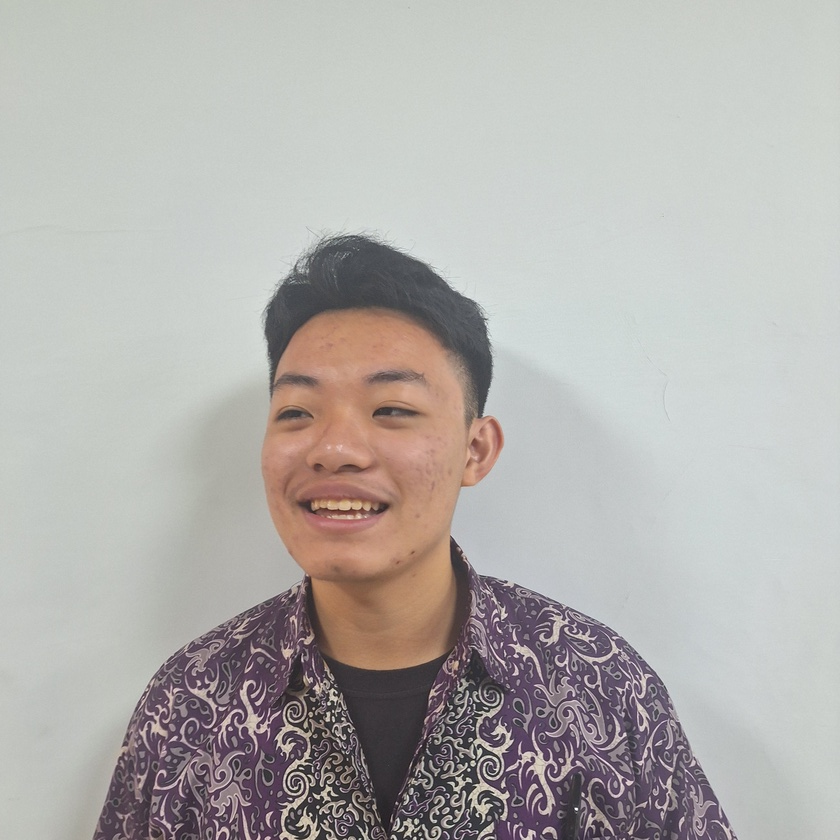
#> input picture Dataset/Foto Terpisah/David/20241119_110042.jpg, 840 x 840 px, shrunk from 3056 x 3056 before the run; its folder holds only this picture in this run
$ jupyter execute Dapid.ipynb
#> lines starting #> are read from the running program, lines starting #| are printed output that depends on the picture
[cell 1]
import os
import cv2
import numpy as np
import glob
from os import listdir,makedirs
from os.path import isfile,join

[cell 2]
input_folder = r'C:\Users\david\OneDrive\Dokumen\1. Folder Pribadi\Kuliah\Semester 5\PENGMOD\Pengmod\Face-Recognition-NN\Dataset\Foto Terpisah\David'
output_folder = r'C:\Users\david\OneDrive\Dokumen\1. Folder Pribadi\Kuliah\Semester 5\PENGMOD\Pengmod\Face-Recognition-NN\Dataset\Grey_Photo\David'

for i in range(12):
    # Pastikan output_folder ada
    os.makedirs(output_folder, exist_ok=True)

    # Menelusuri semua folder dan subfolder
    for root, dirs, files in os.walk(input_folder):
        for file in files:
            if file.lower().endswith(('.jpg', '.jpeg', '.png')):
                try:
                    img_path = os.path.join(root, file)
                    img = cv2.imread(img_path)  # Menggunakan img_path untuk membaca gambar
#> img is the input picture: shape (840, 840, 3); mean B, G, R 173.4, 176.1, 178.8
                    gray = cv2.cvtColor(img, cv2.COLOR_BGR2GRAY)
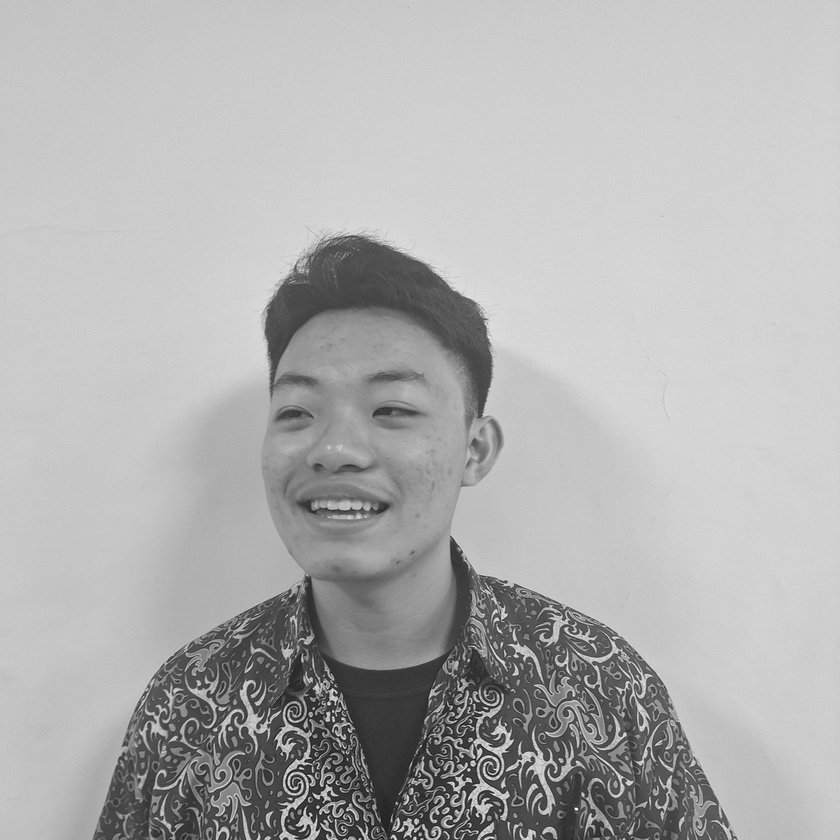
#> gray: shape (840, 840); min 16, max 254, mean 176.7

                    relative_path = os.path.relpath(root, input_folder)
                    output_subfolder = os.path.join(output_folder, relative_path)
                    os.makedirs(output_subfolder,exist_ok = True)
                    # Menentukan path output
                    output_file_path = os.path.join(output_folder, file)
                    cv2.imwrite(output_file_path, gray)
                    print(f"{file} berhasil dikonversi dan disimpan di {output_file_path}")
                except Exception as e:
                    print(f"{file} tidak dapat dikonversi. Error : {e}")
    print(i)
    if i == 1:
        input_folder = r'C:\Users\david\OneDrive\Dokumen\1. Folder Pribadi\Kuliah\Semester 5\PENGMOD\Pengmod\Face-Recognition-NN\Dataset\Foto Terpisah\Dimas'
        output_folder = r'C:\Users\david\OneDrive\Dokumen\1. Folder Pribadi\Kuliah\Semester 5\PENGMOD\Pengmod\Face-Recognition-NN\Dataset\Grey_Photo\Dimas'
    elif i == 2:
        input_folder = r'C:\Users\david\OneDrive\Dokumen\1. Folder Pribadi\Kuliah\Semester 5\PENGMOD\Pengmod\Face-Recognition-NN\Dataset\Foto Terpisah\Fadhli'
        output_folder = r'C:\Users\david\OneDrive\Dokumen\1. Folder Pribadi\Kuliah\Semester 5\PENGMOD\Pengmod\Face-Recognition-NN\Dataset\Grey_Photo\Fadhli'
    elif i == 3:
        input_folder = r'C:\Users\david\OneDrive\Dokumen\1. Folder Pribadi\Kuliah\Semester 5\PENGMOD\Pengmod\Face-Recognition-NN\Dataset\Foto Terpisah\Fadlin'
        output_folder = r'C:\Users\david\OneDrive\Dokumen\1. Folder Pribadi\Kuliah\Semester 5\PENGMOD\Pengmod\Face-Recognition-NN\Dataset\Grey_Photo\Fadlin'
    elif i == 4:
        input_folder = r'C:\Users\david\OneDrive\Dokumen\1. Folder Pribadi\Kuliah\Semester 5\PENGMOD\Pengmod\Face-Recognition-NN\Dataset\Foto Terpisah\Hafidz'
        output_folder = r'C:\Users\david\OneDrive\Dokumen\1. Folder Pribadi\Kuliah\Semester 5\PENGMOD\Pengmod\Face-Recognition-NN\Dataset\Grey_Photo\Hafidz'
    elif i == 5:
        input_folder = r'C:\Users\david\OneDrive\Dokumen\1. Folder Pribadi\Kuliah\Semester 5\PENGMOD\Pengmod\Face-Recognition-NN\Dataset\Foto Terpisah\Haidar'
        output_folder = r'C:\Users\david\OneDrive\Dokumen\1. Folder Pribadi\Kuliah\Semester 5\PENGMOD\Pengmod\Face-Recognition-NN\Dataset\Grey_Photo\Haidar'
    elif i == 6:
        input_folder = r'C:\Users\david\OneDrive\Dokumen\1. Folder Pribadi\Kuliah\Semester 5\PENGMOD\Pengmod\Face-Recognition-NN\Dataset\Foto Terpisah\Keiko'
        output_folder = r'C:\Users\david\OneDrive\Dokumen\1. Folder Pribadi\Kuliah\Semester 5\PENGMOD\Pengmod\Face-Recognition-NN\Dataset\Grey_Photo\Keiko'
    elif i == 7:
        input_folder = r'C:\Users\david\OneDrive\Dokumen\1. Folder Pribadi\Kuliah\Semester 5\PENGMOD\Pengmod\Face-Recognition-NN\Dataset\Foto Terpisah\Khansa'
        output_folder = r'C:\Users\david\OneDrive\Dokumen\1. Folder Pribadi\Kuliah\Semester 5\PENGMOD\Pengmod\Face-Recognition-NN\Dataset\Grey_Photo\Khansa'
    elif i == 8:
        input_folder = r'C:\Users\david\OneDrive\Dokumen\1. Folder Pribadi\Kuliah\Semester 5\PENGMOD\Pengmod\Face-Recognition-NN\Dataset\Foto Terpisah\Mikhael'
        output_folder = r'C:\Users\david\OneDrive\Dokumen\1. Folder Pribadi\Kuliah\Semester 5\PENGMOD\Pengmod\Face-Recognition-NN\Dataset\Grey_Photo\Mikhael'
    elif i == 9:
        input_folder = r'C:\Users\david\OneDrive\Dokumen\1. Folder Pribadi\Kuliah\Semester 5\PENGMOD\Pengmod\Face-Recognition-NN\Dataset\Foto Terpisah\Raesa'
        output_folder = r'C:\Users\david\OneDrive\Dokumen\1. Folder Pribadi\Kuliah\Semester 5\PENGMOD\Pengmod\Face-Recognition-NN\Dataset\Grey_Photo\Raesa'
    elif i == 10:
        input_folder = r'C:\Users\david\OneDrive\Dokumen\1. Folder Pribadi\Kuliah\Semester 5\PENGMOD\Pengmod\Face-Recognition-NN\Dataset\Foto Terpisah\Toni'
        output_folder = r'C:\Users\david\OneDrive\Dokumen\1. Folder Pribadi\Kuliah\Semester 5\PENGMOD\Pengmod\Face-Recognition-NN\Dataset\Grey_Photo\Toni'
